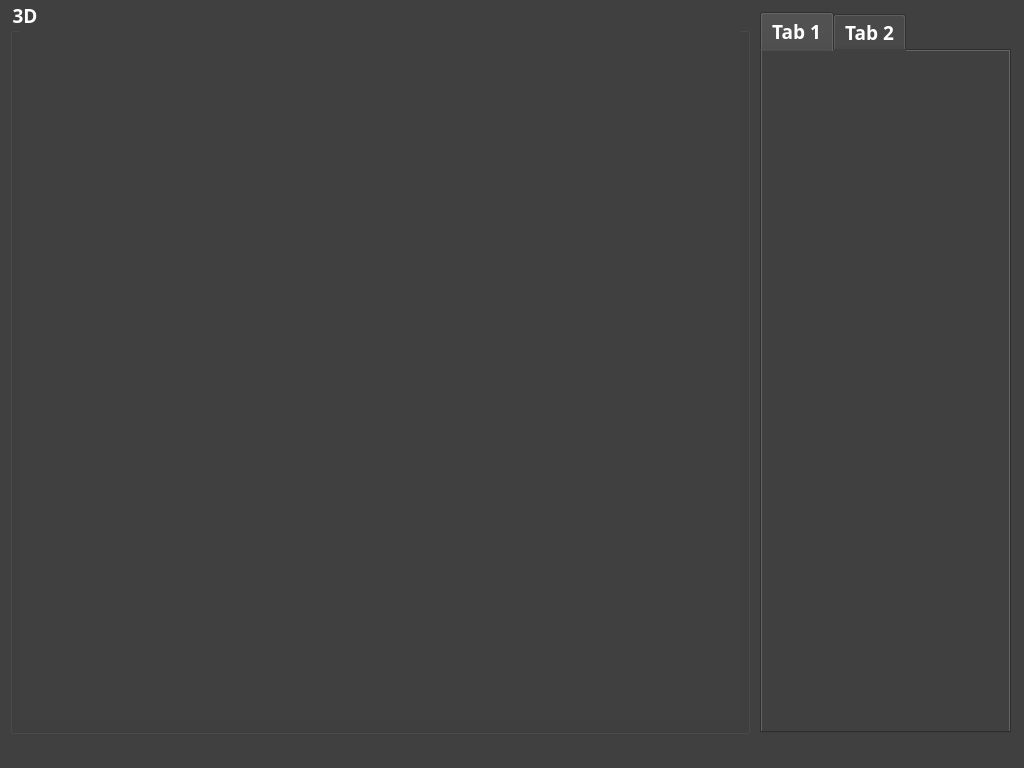
<?xml version="1.0" encoding="UTF-8"?>
<ui version="4.0">
 <class>CMainWindow</class>
 <widget class="QMainWindow" name="CMainWindow">
  <property name="geometry">
   <rect>
    <x>0</x>
    <y>0</y>
    <width>1024</width>
    <height>768</height>
   </rect>
  </property>
  <property name="minimumSize">
   <size>
    <width>1024</width>
    <height>768</height>
   </size>
  </property>
  <property name="maximumSize">
   <size>
    <width>1024</width>
    <height>768</height>
   </size>
  </property>
  <property name="windowTitle">
   <string>CMainWindow</string>
  </property>
  <property name="styleSheet">
   <string notr="true">background-color: rgb(128, 128, 128);</string>
  </property>
  <widget class="QWidget" name="centralWidget">
   <property name="styleSheet">
    <string notr="true">background-color: rgb(64, 64, 64);</string>
   </property>
   <widget class="QTabWidget" name="tabWidget">
    <property name="geometry">
     <rect>
      <x>760</x>
      <y>12</y>
      <width>251</width>
      <height>721</height>
     </rect>
    </property>
    <property name="font">
     <font>
      <family>Menlo</family>
      <pointsize>14</pointsize>
      <weight>75</weight>
      <bold>true</bold>
     </font>
    </property>
    <property name="styleSheet">
     <string notr="true">color: rgb(255, 255, 255);
background-color: rgb(64, 64, 64);</string>
    </property>
    <property name="tabPosition">
     <enum>QTabWidget::North</enum>
    </property>
    <property name="tabShape">
     <enum>QTabWidget::Rounded</enum>
    </property>
    <property name="currentIndex">
     <number>0</number>
    </property>
    <widget class="QWidget" name="tab">
     <attribute name="title">
      <string>Tab 1</string>
     </attribute>
    </widget>
    <widget class="QWidget" name="tab_2">
     <attribute name="title">
      <string>Tab 2</string>
     </attribute>
    </widget>
   </widget>
   <widget class="QGroupBox" name="groupBox">
    <property name="geometry">
     <rect>
      <x>10</x>
      <y>0</y>
      <width>740</width>
      <height>734</height>
     </rect>
    </property>
    <property name="font">
     <font>
      <family>Menlo</family>
      <pointsize>14</pointsize>
      <weight>75</weight>
      <bold>true</bold>
     </font>
    </property>
    <property name="styleSheet">
     <string notr="true">color: rgb(255, 255, 255);</string>
    </property>
    <property name="title">
     <string>3D</string>
    </property>
    <widget class="QWidget" name="m_oglWindow" native="true">
     <property name="geometry">
      <rect>
       <x>10</x>
       <y>30</y>
       <width>721</width>
       <height>691</height>
      </rect>
     </property>
     <property name="styleSheet">
      <string notr="true">background-color: rgb(64, 64, 64);</string>
     </property>
    </widget>
   </widget>
  </widget>
  <widget class="QMenuBar" name="menuBar">
   <property name="geometry">
    <rect>
     <x>0</x>
     <y>0</y>
     <width>1024</width>
     <height>22</height>
    </rect>
   </property>
  </widget>
 </widget>
 <layoutdefault spacing="6" margin="11"/>
 <resources/>
 <connections/>
</ui>
